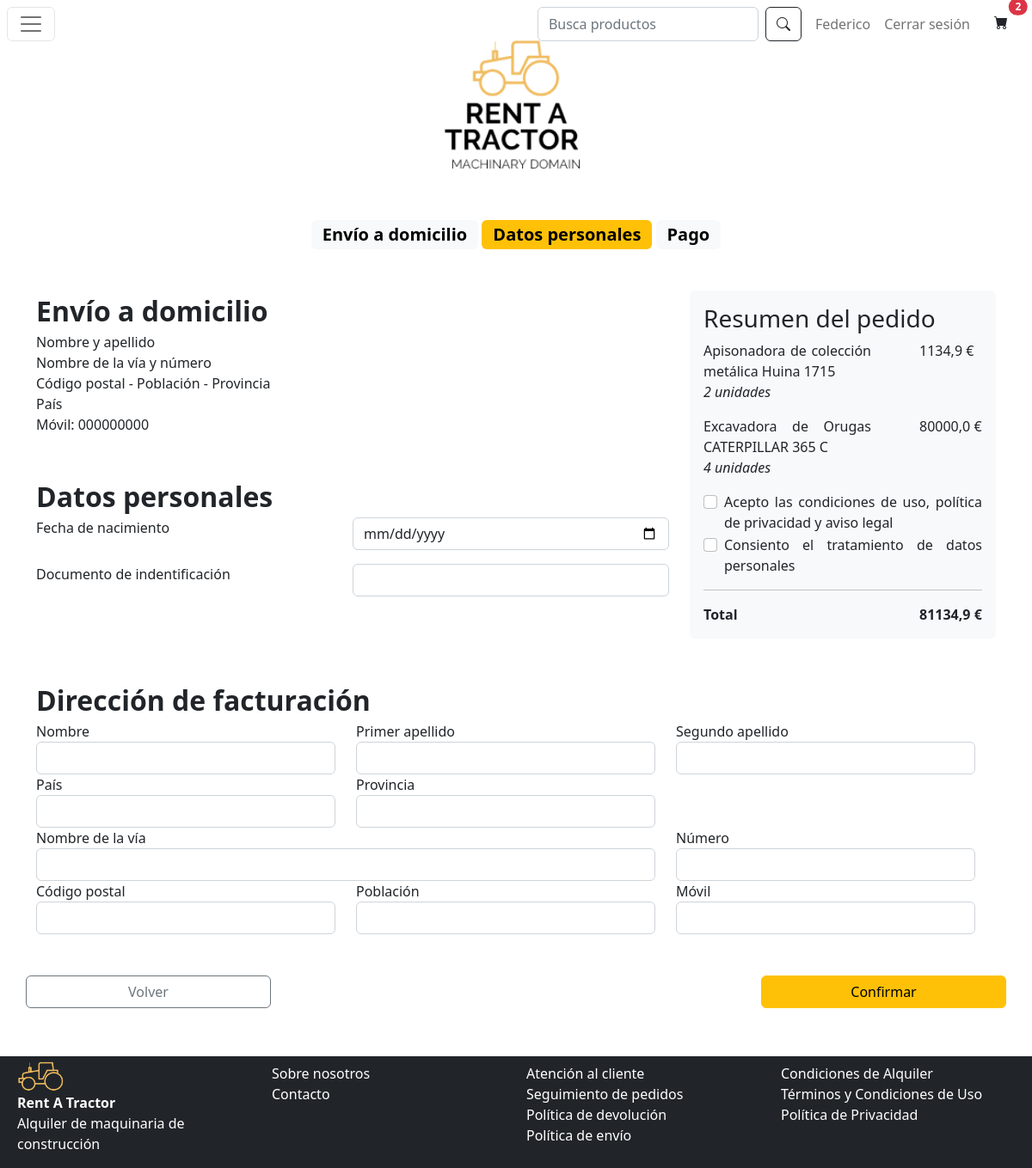
The page /datosPago/ (signed in) on the database as committed earlier.
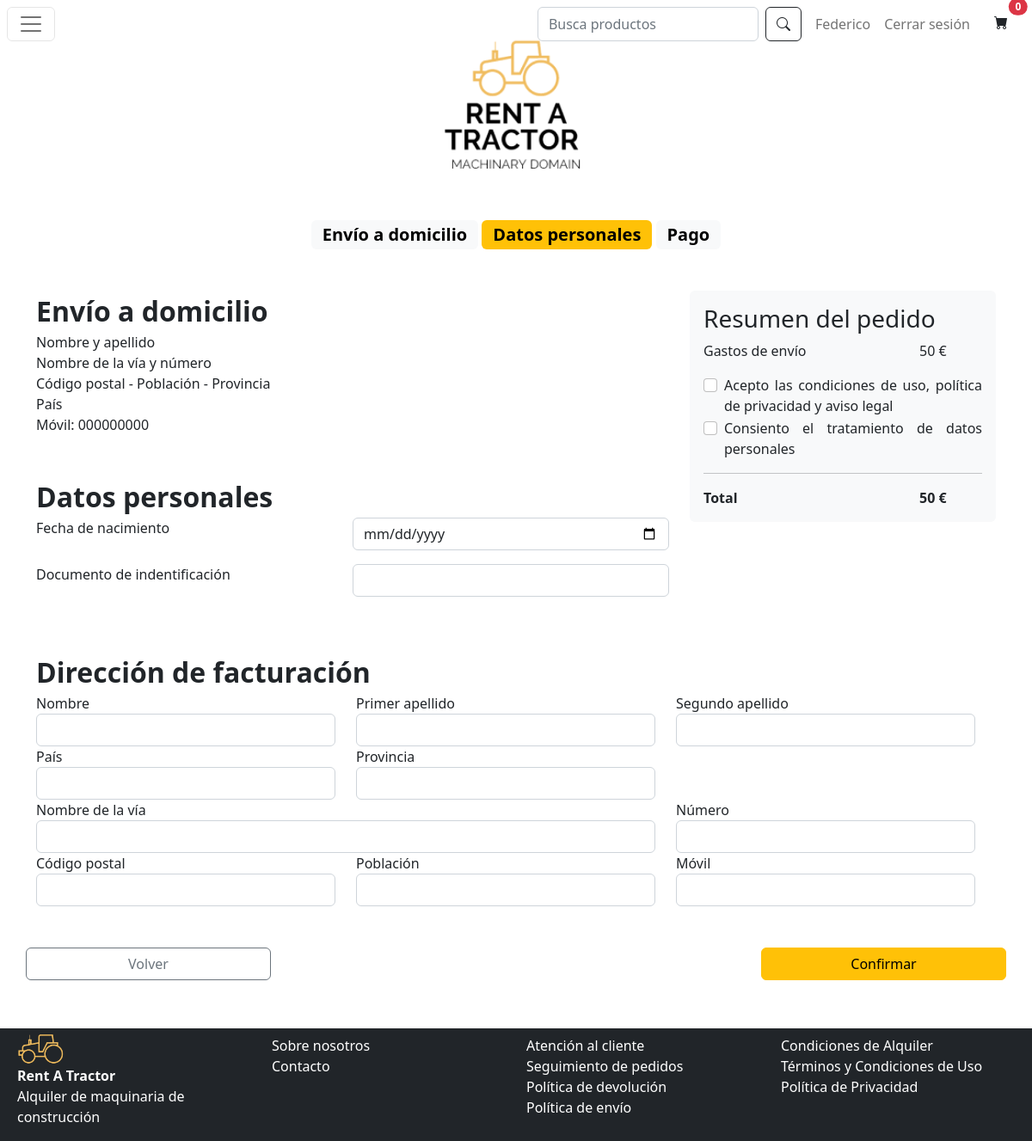
The same page on the database as committed later.
### app/models.py (models this page shows)
class Cliente(models.Model):
    id = models.IntegerField(primary_key=True, blank=True)
    nombre = models.CharField(max_length=64,null=True)
    apellidos = models.CharField(max_length=64,null=True)
    dni = models.CharField(max_length=32,null=True)
    fecha_nacimiento = models.DateField(null=True)
    correo = models.CharField(max_length=64,null=True)

class EnCesta(models.Model):
    maquina = models.ForeignKey("Maquina", on_delete=models.CASCADE)
    cliente = models.ForeignKey("Cliente", on_delete=models.CASCADE)
    cantidad = models.IntegerField()

class Maquina(models.Model):
    id = models.IntegerField(primary_key=True)
    nombre = models.CharField(max_length=64)
    descripcion = models.CharField(max_length=256)
    precio = models.FloatField()
    stock = models.IntegerField()
    marca = models.CharField(max_length=64)
    fabricante = models.CharField(max_length=64)
    dimensiones = models.CharField(max_length=256)
    imagen = models.CharField(max_length=256)
    tipo_maquina = models.CharField(choices=TipoMaquina.choices(), default=TipoMaquina.varios, max_length=256)
    descuento = models.FloatField(default=0.0)
    sugerido = models.BooleanField(default=False)

### app/views.py (the view)
# urls.py: path('datosPago/', views.datosPago),
def datosPago(request):
    precioTotal = 0
    precioTotalEnvio = 0
    cesta = []
    pedido = Pedido()
    formulario = SearchForm(initial={'search': None})
    step1_form = Step1Form()
    if request.method == 'POST':
        formulario = SearchForm(request.POST)
        if formulario.is_valid() and formulario.has_changed():
            request.session['search'] = formulario.cleaned_data['search']
            return redirect('/catalogo/Resultados de: ' + request.session['search'])
    try:
        cliente = ClienteRegistrado.objects.get(user=request.user.id).cliente
        cesta = EnCesta.objects.filter(cliente__id=1)
        for producto in cesta:
            precioTotal += (producto.maquina.precio - producto.maquina.descuento) * producto.cantidad
        precioTotalEnvio = precioTotal + 50 if (
                    precioTotal < 499 and not pedido.recogida_en_tienda) else precioTotal
        pedido = Pedido.objects.filter(cliente__id=1).last()
    except ObjectDoesNotExist:
        cliente = None
        cesta = verCestaModal(request)
        for producto in cesta:
            precioTotal += (producto.maquina.precio - producto.maquina.descuento) * producto.cantidad
        precioTotalEnvio = precioTotal + 50 if (
                    precioTotal < 499 and not pedido.recogida_en_tienda) else precioTotal
    return render(request, 'datosPago.html',
                  {'precioTotal': precioTotal, 'precioTotalEnvio': precioTotalEnvio, 'pedido': pedido,
                   'cesta': cesta,
                   'formulario': formulario, 'step1_form': step1_form, 'STATIC_URL': settings.STATIC_URL,
                   'cliente': cliente})

### app/forms.py
class SearchForm(forms.Form):
    search = forms.CharField(
        widget=forms.TextInput(attrs={"class": "form-control me-2", "placeholder": "Busca productos"}), label=False,
        required=False)

### app/templatetags/custom_template_tags.py (called while the page is built)
@register.filter(name='multiply')
def multipy(value, arg):
    return value * arg

### app/templates/datosPago.html (shortened to what this page needs)
{% extends 'master.html' %} {% block contenido %} {% load custom_template_tags %}
<div class="text-center">
  <span class="badge text-bg-light fs-5">
    <a class="text-decoration-none text-black">Envío a domicilio</a></span
  >
  <span class="badge text-bg-warning fs-5"
    ><a class="text-decoration-none text-black">Datos personales</a></span
  >
  <span class="badge text-bg-light fs-5"
    ><a class="text-decoration-none text-black">Pago</a></span
  >
</div>
<div class="row mt-5">
  <div class="col-md-8">
    <div class="row">
      <div class="col">
        <strong style="font-size: xx-large">Envío a domicilio</strong> <br />
        <span>Nombre y apellido</span> <br />
        <span>Nombre de la vía y número</span> <br />
        <span>Código postal - Población - Provincia</span> <br />
        <span>País</span> <br />
        <span>Móvil: 000000000</span>
      </div>
    </div>
    <div class="row mt-5">
      <div class="col">
        <strong style="font-size: xx-large">Datos personales</strong>
        <p class="d-flex justify-content-between">
          <span>Fecha de nacimiento</span
          ><input type="date" class="form-control w-50" />
        </p>
        <p class="d-flex justify-content-between">
          <span>Documento de indentificación</span
          ><input type="text" class="form-control w-50" />
        </p>
      </div>
    </div>
  </div>
  <div class="col-md-4" id="resumenPedidoPC">
    <div class="card border-0 bg-light">
      <div class="card-body">
        <h3 class="card-title">Resumen del pedido</h3>
        {% for producto in cesta %}
        <p class="card-text d-flex justify-content-between mb-0">
          <span class="pe-5 w-75">{{producto.maquina.nombre}}</span
          ><span class="w-25 position-absolute end-0">
            {% if producto.maquina.descuento != 0 %}
            {{producto.maquina.precio|subtract:producto.maquina.descuento|multiply:producto.cantidad}}
            {% else %} {{producto.maquina.precio|multiply:producto.cantidad}} {% endif %} €
          </span>
        </p>
        <p class="card-text fst-italic">
          {{producto.cantidad}} {% if producto.cantidad == 1%} unidad {% else %}
          unidades {% endif %}
        </p>
        {% endfor %} {% if precioTotal < 499 and not pedido.recogida_en_tienda %}
        <p class="card-text d-flex justify-content-between">
          <span>Gastos de envío</span
          ><span class="w-25 position-absolute end-0">50 €</span>
        </p>
        {% endif %}
        <div class="form-check">
          <input
            class="form-check-input"
            type="checkbox"
            value=""
            id="flexCheckDefault"
          />
          <label class="form-check-label" for="flexCheckDefault">
            Acepto las condiciones de uso, política de privacidad y aviso legal
          </label>
        </div>
        <div class="form-check">
          <input
            class="form-check-input"
            type="checkbox"
            value=""
            id="flexCheckChecked"
          />
          <label class="form-check-label" for="flexCheckChecked">
            Consiento el tratamiento de datos personales
          </label>
        </div>
        <hr />
        <strong class="card-text d-flex justify-content-between"
          ><span>Total</span
          ><span class="w-25 position-absolute end-0"
            >{{precioTotalEnvio}} €</span
          ></strong
        >
      </div>
    </div>
  </div>
</div>
<div class="row mt-5">
  <div class="row">
    <strong style="font-size: xx-large">Dirección de facturación</strong>
    <div class="col-md-4">
      <span>Nombre</span>
      <input type="text" class="form-control" aria-label="Nombre" />
    </div>
    <div class="col-md-4">
      <span>Primer apellido</span>
      <input type="text" class="form-control" aria-label="PrimerApellido" />
    </div>
    <div class="col-md-4">
      <span>Segundo apellido</span>
      <input type="text" class="form-control" aria-label="SegundoApellido" />
    </div>
  </div>
  <div class="row">
    <div class="col-md-4">
      <span>País</span>
      <input type="text" class="form-control" aria-label="Pais" />
    </div>
    <div class="col-md-4">
      <span>Provincia</span>
      <input type="text" class="form-control" aria-label="Provincia" />
    </div>
  </div>
  <div class="row">
    <div class="col-md-8">
      <span>Nombre de la vía</span>
      <input type="text" class="form-control" aria-label="NombreVia" />
    </div>
    <div class="col-md-4">
      <span>Número</span>
      <input type="text" class="form-control" aria-label="Numero" />
    </div>
  </div>
  <div class="row">
    <div class="col-md-4">
      <span>Código postal</span>
      <input type="text" class="form-control" aria-label="CodigoPostal" />
    </div>
    <div class="col-md-4">
      <span>Población</span>
      <input type="text" class="form-control" aria-label="Poblacion" />
    </div>
    <div class="col-md-4">
      <span>Móvil</span>
      <input type="text" class="form-control" aria-label="Movil" />
    </div>
  </div>
</div>
<form
  class="row mt-5 d-flex justify-content-between"
  action="/pago/"
  method="POST"
>
  <button
    class="btn btn-outline-secondary w-25"
    onclick="location.href='/domicilioPago'"
  >
    Volver
  </button>
  <button class="btn btn-warning w-25" type="submit">Confirmar</button>
</form>
{% endblock %}

### app/templates/master.html (shortened to what this page needs)
{% extends 'modalCesta.html' %} {% block master %}
{% load static %}
<!DOCTYPE html>
<html lang="en" style="height: 100vh;">
  <head>
    <link
      href="https://cdn.jsdelivr.net/npm/bootstrap@5.2.2/dist/css/bootstrap.min.css"
      rel="stylesheet"
    />
    <link rel="stylesheet" href="https://cdn.jsdelivr.net/npm/bootstrap-icons@1.10.2/font/bootstrap-icons.css">
    <link href='bootstrap-datepicker/dist/css/bootstrap-datepicker.min.css' rel='stylesheet' type='text/css'>
    <link rel="stylesheet" href="https://cdnjs.cloudflare.com/ajax/libs/tempusdominus-bootstrap-4/5.1.2/css/tempusdominus-bootstrap-4.min.css" />
  </head>
  <body class="h-100">
    <nav class="navbar mt-2 mx-2 bg-white" style="height: 25vh;">
        <div class="w-100">
            <button class="navbar-toggler position-absolute top-0" type="button" data-bs-toggle="offcanvas" data-bs-target="#offcanvasNavbar" aria-controls="offcanvasNavbar">
              <span class="navbar-toggler-icon"></span>
            </button>
          <a class="navbar-brand position-absolute top-0 start-50 translate-middle-x" href="/">
            <img src="../../media/logo.png" alt="Rent a Tractor" width="250vh" >
          </a>
          <div class="position-absolute top-0 end-0 ">
            <ul class="flex-row navbar-nav mb-2 mb-lg-0 d-flex">
                <form class="d-flex mx-2" role="search" method="post" action="">
                    {{formulario}}
                    <button class="btn btn-outline-dark" type="submit"><i class="bi bi-search"></i></button>
                </form>
                {% if cliente and not noCliente%}
                <li class="nav-item mx-2">
                  <a class="nav-link" href="/miCuenta">{{ cliente.nombre }}</a>
                </li>
                <li class="nav-item mx-2">
                  <a class="nav-link" href="/logout"> Cerrar sesión</a>
                </li>
                {% else %}
                <li class="nav-item mx-2">
                  <a class="nav-link" href="/login">Iniciar sesión</a>
                </li>
                {% endif %}
                <li class="nav-item mx-2">
                  <button type="button" class="position-relative btn border-0" data-bs-toggle="modal" data-bs-target="#cestaModal">
                    <i class="bi bi-cart-fill"></i>
                    <span class="position-absolute top-0 start-100 translate-middle badge rounded-pill bg-danger">
                      {{cesta|length}}
                    </span>
                  </button>
                </li>
              </ul>
          </div>
        </div>
      </nav>
    <div class="container py-5" style="text-align: justify;
    text-justify: inter-word;
    min-height: 60%;">{% block contenido %} {% endblock %}</div>
<footer class="bg-dark text-white position-relative bottom-0 w-100" >
  <div class="row m-2">
    <div class="col-md-3">
      <div class="row">
        <img src="../../media/tractor.png" alt="Rent a Tractor" style="width: 10vh;">
      </div>
      <div class="row">
        <strong>Rent A Tractor</strong>
      </div>
      <div class="row">
        <p>Alquiler de maquinaria de construcción</p>
      </div>
    </div>
    <div class="col-md-3 mt-2">
      <div class="row">
        <a class="text-decoration-none text-white" href="/sobreNosotros">Sobre nosotros</a>
      </div>
      <div class="row">
        <a class="text-decoration-none text-white" href="/contacto">Contacto</a>
      </div>
    </div>
    <div class="col-md-3 mt-2">
      <div class="row">
        <a class="text-decoration-none text-white" href="/atencionCliente">Atención al cliente</a>
      </div>
      <div class="row">
        <a class="text-decoration-none text-white" href="/seguimientoPedidos">Seguimiento de pedidos</a>
      </div>
      <div class="row">
        <a class="text-decoration-none text-white" href="/politicaDevolucion">Política de devolución</a>
      </div>
      <div class="row">
        <a class="text-decoration-none text-white" href="/politicaEnvio">Política de envío</a>
      </div>
    </div>
    <div class="col-md-3 mt-2">
      <div class="row">
        <a class="text-decoration-none text-white" href="/condicionesAlquiler">Condiciones de Alquiler</a>
      </div>
      <div class="row">
        <a class="text-decoration-none text-white" href="/terminosCondicionesUso">Términos y Condiciones de Uso</a>
      </div>
      <div class="row">
        <a class="text-decoration-none text-white" href="/politicaPrivacidad">Política de Privacidad</a>
      </div>
    </div>
  </div>
</footer>
  </body>
</html>
{% endblock %}

### app/templates/modalCesta.html (shortened to what this page needs)
{% block master %} {% endblock %}
{% load custom_template_tags %}

Rows that differ between the two databases and show on the page:
removed EnCesta: maquina.nombre "Apisonadora de colección metálica Huina 1715", maquina.precio|multiply "1134,9", cantidad "2", shows "unidades"
removed EnCesta: maquina.nombre "Excavadora de Orugas CATERPILLAR 365 C", maquina.precio|multiply "80000,0", cantidad "4", shows "unidades"
Other text that changed with them:
{{ cesta|length }}: "2" → "0"
{{ precioTotalEnvio }}: "81134,9" → "50"
text now shown: "Gastos de envío 50 €"
